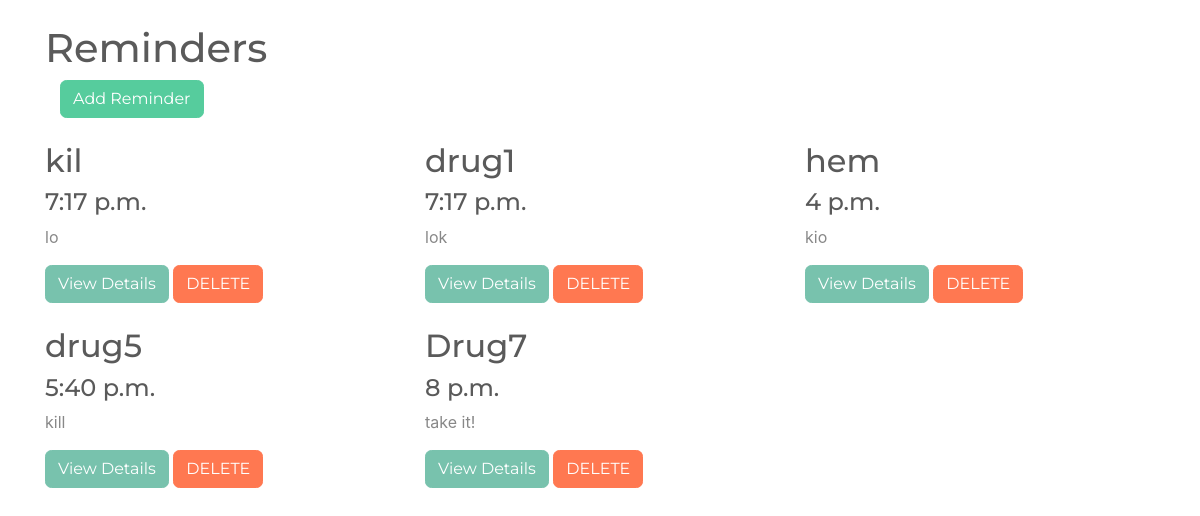
/my_app/reminders/, run on the app's committed database.
### my_app/models.py (models this page shows, shortened)
class Reminder(models.Model):
    name=models.CharField(max_length=100)
    time = models.TimeField(format('%H:%M'))
    description=models.TextField()
    created=models.DateTimeField(auto_now_add=True)

### my_app/views.py (the view)
def reminder(request):
    reminders=Reminder.objects.all()
    context={
        'reminders':reminders
    }
    return render(request,"my_app/reminders.html",context=context)

### templates/my_app/reminders.html (shortened to what this page needs)
{% extends 'my_app/base.html' %}
{% block body %}
 <div class="container" >
 <br/>
 <div class="row">
     <div class="col-lg-4">
         <h1>Reminders</h1>
     </div>
 </div>
 <div class="col-lg-8">
     <button onclick="location.href='{% url 'add' %}'" type="button" class="btn btn-success">Add Reminder</button>
 </div>
    <div class="row">
        {% for reminder in reminders %}
        {% include 'my_app/reminder_entry.html' %}
        {% endfor %}
    </div>
 </div>
{% endblock %}

### templates/my_app/base.html (shortened to what this page needs)
<!DOCTYPE html>
<html lang="en">
<head>
    {% load static %}
    <link rel="stylesheet" href="{% static 'my_app/css/bootstrap.css' %}">
</head>
<body>
    {%  block body %}
    {% endblock %}
</body>
</html>

### templates/my_app/reminder_entry.html
 <div class="remainder_entry col-lg-4">
            <br />
            <h2>{{ reminder.name}}</h2>
            <h4>{{ reminder.time }}</h4>
            <p>{{ reminder.description}}</p>
       <button onclick="location.href='{% url 'details' pk=reminder.id %}'"   class="btn btn-primary">View Details</button>
        <button onclick="location.href='{% url 'delete' pk=reminder.id %}'"   class="btn btn-danger">DELETE</button>
 </div>

### data on the page
Reminder: name "kil", time "7:17 p.m.", description "lo"
Reminder: name "drug1", time "7:17 p.m.", description "lok"
Reminder: name "hem", time "4 p.m.", description "kio"
Reminder: name "drug5", time "5:40 p.m.", description "kill"
Reminder: name "Drug7", time "8 p.m.", description "take it!"
